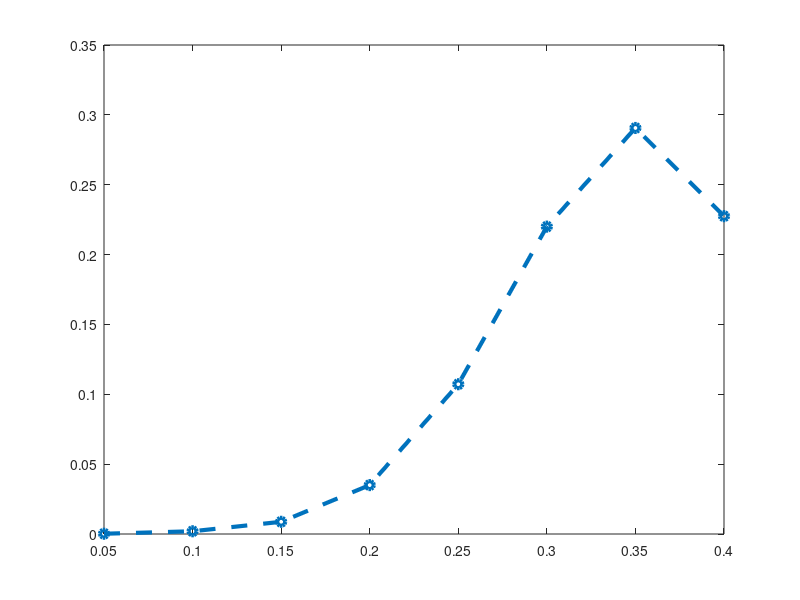

Here is the MATLAB script that generated this plot: (Note: this script raises an error after producing the figure.)
% % plot(yz_40cm(yz_40cm(:,3)>0,2),yz_40cm(yz_40cm(:,3)>0,3),'r.')
% 
% % plot(yz_40cm(:,2),yz_40cm(:,3),'r.')
% 
% %% 40 cm
% % plot(yz_40cm(yz_40cm(:,3)>0.11,2),yz_40cm(yz_40cm(:,3)>0.11,3),'g.')
% % hold on
% % axis equal
% % 
% % [k,v] = boundary(yz_40cm(yz_40cm(:,3)>.11,2),yz_40cm(yz_40cm(:,3)>.11,3),1)
% %  reduced = [yz_40cm(yz_40cm(:,3)>0.11,2) yz_40cm(yz_40cm(:,3)>0.11,3)]
% %  
% %  plot(reduced(k,1),reduced(k,2))
% 
% %% 35 cm
% 
% plot(yz_35cm(:,2),yz_35cm(:,3),'r.')
% axis equal
% hold on
% grid on
% plot(yz_35cm(yz_35cm(:,3)>0,2),yz_35cm(yz_35cm(:,3)>0,3),'g.')
% hold on
% axis equal
% 
% 
% [k,v] = boundary(yz_35cm(yz_35cm(:,3)>0,2),yz_35cm(yz_35cm(:,3)>0,3),1)
%  reduced = [yz_35cm(yz_35cm(:,3)>0,2) yz_35cm(yz_35cm(:,3)>0,3)]
%  
%  plot(reduced(k,1),reduced(k,2))

%% plot

area = [4.56e-7 1.9623e-5 1.9646e-4 .0014 .0067 .0198 .0356 .0364];
l = [5:5:40]*1e-2;

fig1 = plot(l,area./(l).^2,'--o','linewidth',3);

fig1.MarkerEdgeColor = [217 95 14]/256;
fig1.MarkerFaceColor = [217 95 14]/256;
fig1.Color = [117 107 177]/256;
fig1.MarkerSize = 10;

xlabel ('L (in m)','FontSize',12,'FontWeight','bold')
ylabel ('YZ plane workspace area/L^{2}','FontSize',12,'FontWeight','bold','interpreter', 'tex')
set(gca,'linewidth',2,'FontSize',12)

grid on
font_size = 12;
f_width = 4.5;
f_height = 4.5;
font_rate=10/font_size;
set(gcf,'Position',[100   200   round(f_width*font_rate*144)   round(f_height*font_rate*144)])